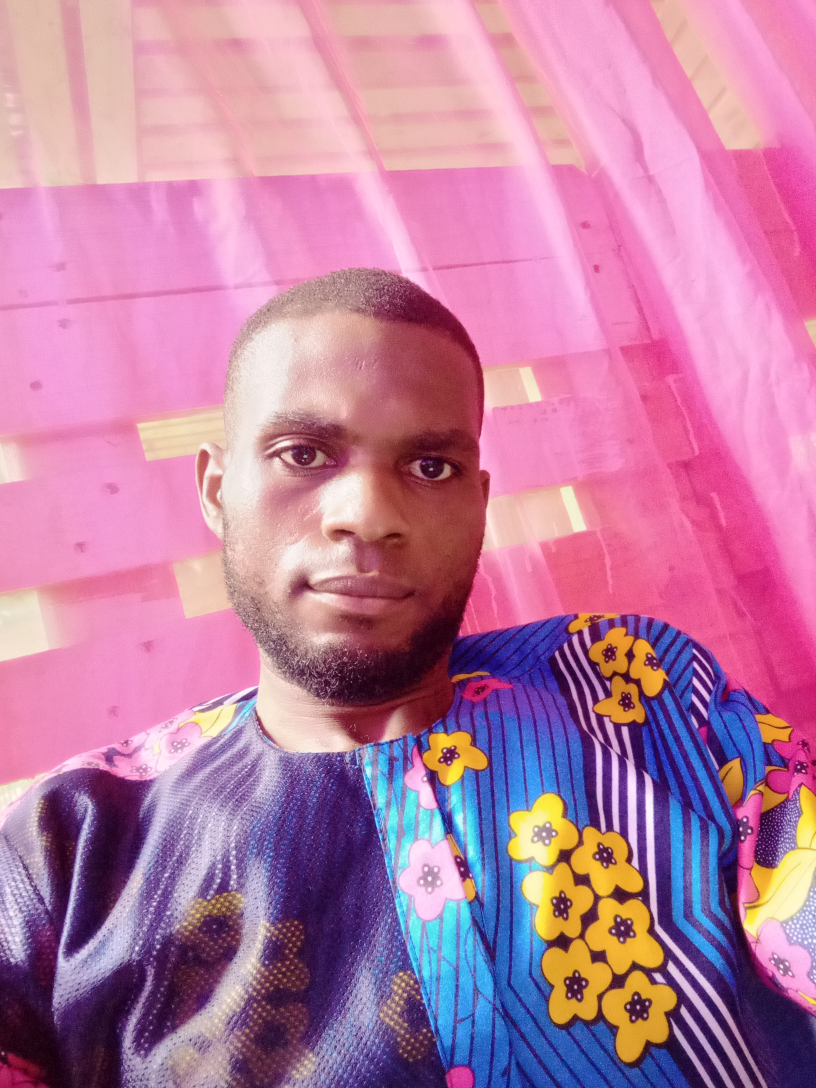
#> input picture data/images/klaus.jpg, 2448 x 3264 px (shown at 1/3 size)
$ python histogram.py
#> lines starting #> are read from the running program, lines starting #| are printed output that depends on the picture; after the words box and inside, x2 and y2 are one past the last pixel; in counts of white or black regions, pixels touching at a corner belong together

# Histograms allow you to visualise the distribution of pixel intensity in an image

import cv2 as cv
import matplotlib.pyplot as plt
import numpy as np

img1 = cv.imread('data/images/klaus.jpg')
#> img1 is the input picture: shape (3264, 2448, 3); mean B, G, R 161.9, 126.9, 189
img = cv.resize(img1, (500,500), interpolation=cv.INTER_AREA)
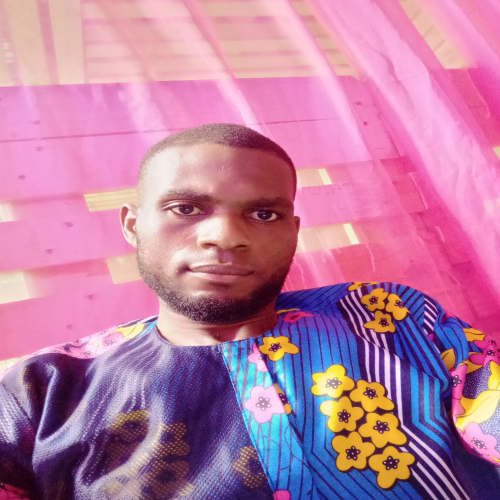
#> img: shape (500, 500, 3); mean B, G, R 161.9, 126.9, 189
cv.imshow('Person', img)

blank = np.zeros(img.shape[:2], dtype='uint8')

gray = cv.cvtColor(img, cv.COLOR_BGR2GRAY)
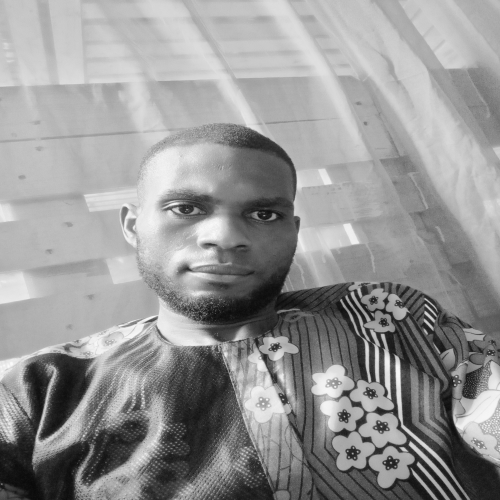
#> gray: shape (500, 500); min 9, max 251, mean 149.4
cv.imshow('Gray', gray)

mask = cv.circle(blank, (img.shape[1]//2, img.shape[0]//2), 100, 255, -1)
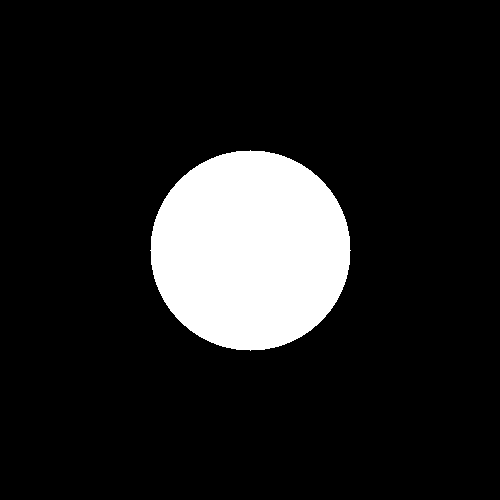
#> blank: shape (500, 500); 12.6% white; 1 white region, box (x1, y1, x2, y2) and area: (150, 150, 351, 351) 31417

# [16 lines of commented-out code are left out]
plt.figure()
plt.title('Color Histogram')
plt.xlabel('Bins')
plt.ylabel('Number of pixes')
colors = ('b', 'g', 'r')
for i, col in enumerate(colors):
    hist = cv.calcHist([img], [i], mask, [256], [0,256])
    plt.plot(hist, color=col)
    plt.xlim(0,256)
plt.show()
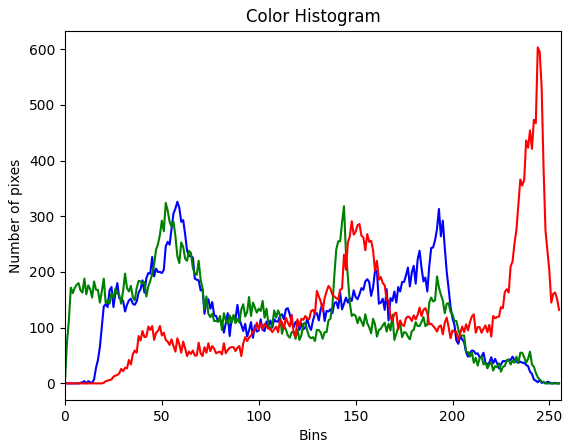
#> figure drawn by matplotlib, 1 panel; curve peaks at x = 58, y = 326; curve peaks at x = 52, y = 324; curve peaks at x = 244, y = 603

cv.waitKey(0)

$ run again, with data/images/animal1.jpeg copied over data/images/klaus.jpg
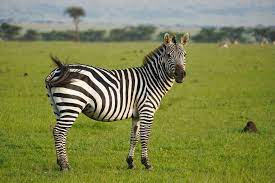
#> input picture data/images/animal1.jpeg, 275 x 183 px
#> img1 is the input picture: shape (183, 275, 3); mean B, G, R 77.2, 132.8, 126.8
#> `gray = cv.cvtColor(img, cv.COLOR_BGR2GRAY)`:
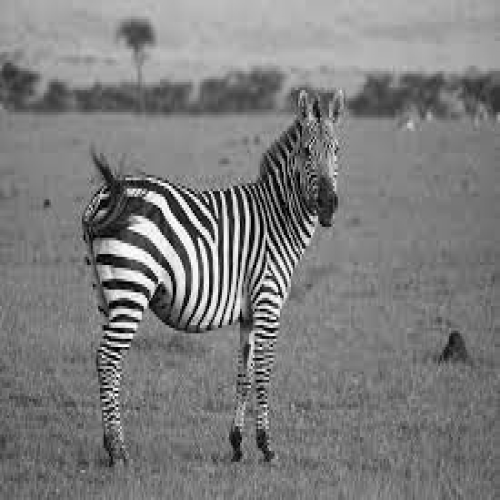
#> gray: shape (500, 500); min 0, max 254, mean 124.6
#> blank: shape (500, 500); 12.6% white; 1 white region, box (x1, y1, x2, y2) and area: (150, 150, 351, 351) 31417
#> `plt.show()`:
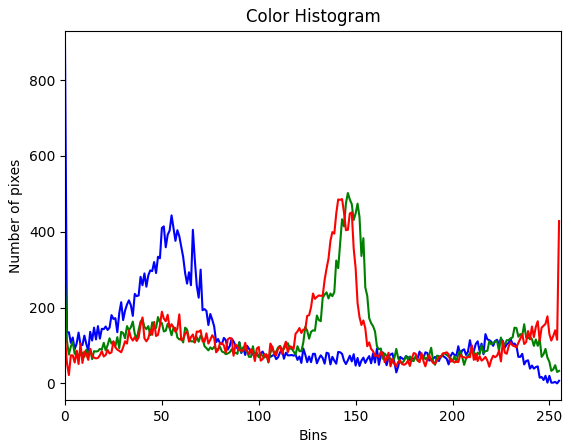
#> figure drawn by matplotlib, 1 panel; curve peaks at x = 0, y = 886; curve peaks at x = 146, y = 502; curve peaks at x = 143, y = 486

$ run again, with data/images/animal2.jpeg copied over data/images/klaus.jpg
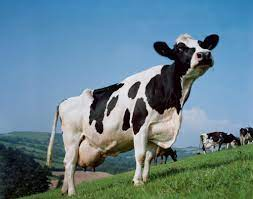
#> input picture data/images/animal2.jpeg, 253 x 199 px
#> img1 is the input picture: shape (199, 253, 3); mean B, G, R 140.9, 128.7, 99.3
#> `gray = cv.cvtColor(img, cv.COLOR_BGR2GRAY)`:
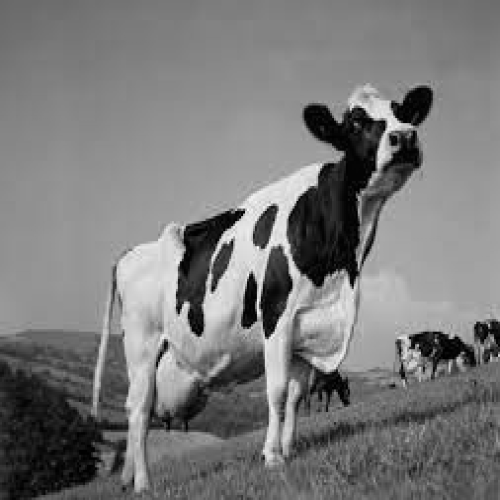
#> gray: shape (500, 500); min 0, max 254, mean 121.2
#> blank: shape (500, 500); 12.6% white; 1 white region, box (x1, y1, x2, y2) and area: (150, 150, 351, 351) 31417
#> `plt.show()`:
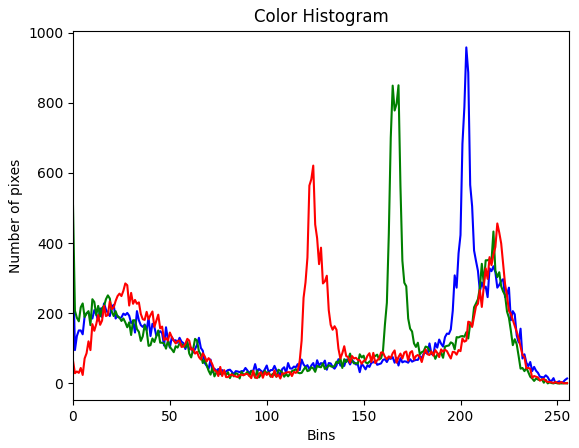
#> figure drawn by matplotlib, 1 panel; curve peaks at x = 203, y = 958; curve peaks at x = 168, y = 850; curve peaks at x = 124, y = 621

$ run again, with data/images/animal4.jpeg copied over data/images/klaus.jpg
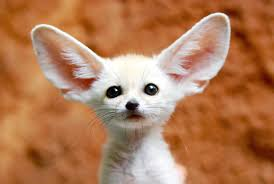
#> input picture data/images/animal4.jpeg, 274 x 184 px
#> img1 is the input picture: shape (184, 274, 3); mean B, G, R 87.2, 123.9, 178.2
#> `gray = cv.cvtColor(img, cv.COLOR_BGR2GRAY)`:
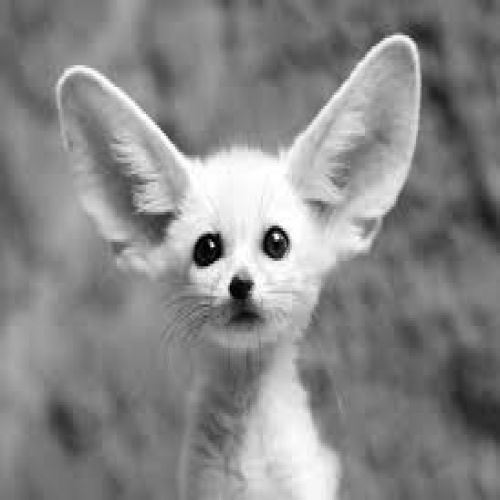
#> gray: shape (500, 500); min 0, max 255, mean 135.9
#> blank: shape (500, 500); 12.6% white; 1 white region, box (x1, y1, x2, y2) and area: (150, 150, 351, 351) 31417
#> `plt.show()`:
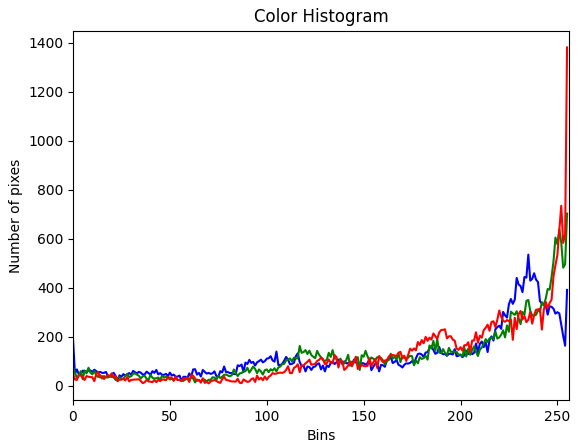
#> figure drawn by matplotlib, 1 panel; curve peaks at x = 235, y = 535; curve peaks at x = 255, y = 703; curve peaks at x = 255, y = 1382
